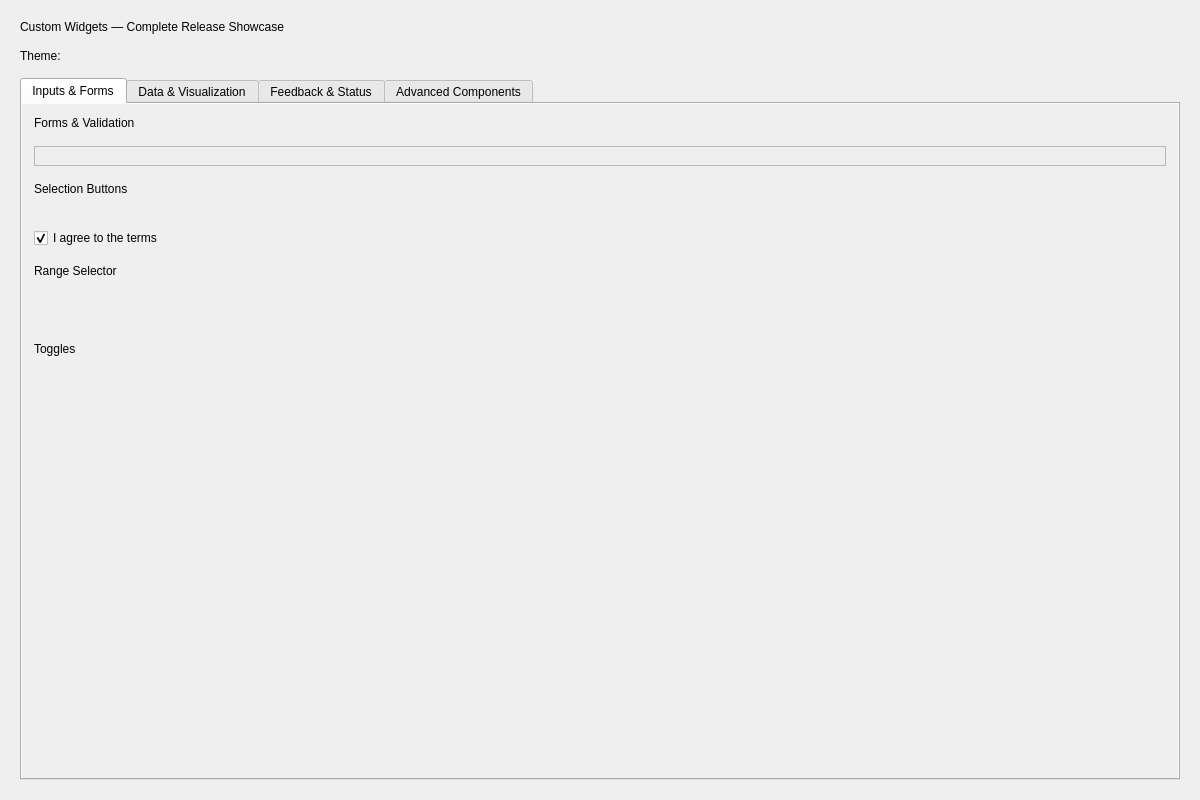
<?xml version="1.0" encoding="UTF-8"?>
<ui version="4.0">
 <class>MainWindow</class>
 <widget class="QMainWindow" name="MainWindow">
  <property name="geometry">
   <rect>
    <x>0</x>
    <y>0</y>
    <width>1200</width>
    <height>800</height>
   </rect>
  </property>
  <property name="windowTitle">
   <string>Custom Widgets Showcase — Complete Library</string>
  </property>
  <widget class="QWidget" name="centralwidget">
   <layout class="QVBoxLayout" name="rootLayout">
    <property name="spacing">
     <number>12</number>
    </property>
    <property name="leftMargin">
     <number>20</number>
    </property>
    <property name="topMargin">
     <number>20</number>
    </property>
    <property name="rightMargin">
     <number>20</number>
    </property>
    <property name="bottomMargin">
     <number>20</number>
    </property>
    <item>
     <widget class="QLabel" name="headerTitle">
      <property name="text">
       <string>Custom Widgets — Complete Release Showcase</string>
      </property>
     </widget>
    </item>
    <item>
     <layout class="QHBoxLayout" name="themeBar">
      <property name="spacing">
       <number>10</number>
      </property>
      <item>
       <widget class="QLabel" name="themeLabel">
        <property name="text">
         <string>Theme:</string>
        </property>
       </widget>
      </item>
      <item>
       <widget class="QWidget" name="themeGroupHost" native="true">
        <layout class="QHBoxLayout" name="themeGroupHostLayout">
         <property name="leftMargin">
          <number>0</number>
         </property>
         <property name="topMargin">
          <number>0</number>
         </property>
         <property name="rightMargin">
          <number>0</number>
         </property>
         <property name="bottomMargin">
          <number>0</number>
         </property>
        </layout>
       </widget>
      </item>
      <item>
       <spacer name="themeSpacer">
        <property name="orientation">
         <enum>Qt::Horizontal</enum>
        </property>
        <property name="sizeHint" stdset="0">
         <size>
          <width>40</width>
          <height>20</height>
         </size>
        </property>
       </spacer>
      </item>
     </layout>
    </item>
    <item>
     <widget class="QTabWidget" name="tabs">
      <property name="currentIndex">
       <number>0</number>
      </property>
      <widget class="QWidget" name="inputsTab">
       <attribute name="title">
        <string>Inputs &amp;&amp; Forms</string>
       </attribute>
       <layout class="QVBoxLayout" name="inputsTabLayout">
        <property name="leftMargin">
         <number>0</number>
        </property>
        <property name="topMargin">
         <number>0</number>
        </property>
        <property name="rightMargin">
         <number>0</number>
        </property>
        <property name="bottomMargin">
         <number>0</number>
        </property>
        <item>
         <widget class="QScrollArea" name="inputsScroll">
          <property name="widgetResizable">
           <bool>true</bool>
          </property>
          <property name="frameShape">
           <enum>QFrame::NoFrame</enum>
          </property>
          <widget class="QWidget" name="inputsContent">
           <property name="geometry">
            <rect>
             <x>0</x>
             <y>0</y>
             <width>1100</width>
             <height>640</height>
            </rect>
           </property>
           <layout class="QVBoxLayout" name="inputsLayout">
            <property name="spacing">
             <number>16</number>
            </property>
            <property name="leftMargin">
             <number>12</number>
            </property>
            <property name="topMargin">
             <number>12</number>
            </property>
            <property name="rightMargin">
             <number>12</number>
            </property>
            <property name="bottomMargin">
             <number>12</number>
            </property>
            <item>
             <widget class="QLabel" name="formsSectionLabel">
              <property name="text">
               <string>Forms &amp; Validation</string>
              </property>
             </widget>
            </item>
            <item>
             <widget class="QFrame" name="formCard">
              <property name="frameShape">
               <enum>QFrame::StyledPanel</enum>
              </property>
              <layout class="QVBoxLayout" name="formCardLayout">
               <item>
                <widget class="QCustomForm" name="showcaseForm" native="true"/>
               </item>
              </layout>
             </widget>
            </item>
            <item>
             <widget class="QLabel" name="groupSectionLabel">
              <property name="text">
               <string>Selection Buttons</string>
              </property>
             </widget>
            </item>
            <item>
             <widget class="QWidget" name="prefGroupHost" native="true">
              <layout class="QHBoxLayout" name="prefGroupHostLayout">
               <property name="leftMargin">
                <number>0</number>
               </property>
               <property name="topMargin">
                <number>0</number>
               </property>
               <property name="rightMargin">
                <number>0</number>
               </property>
               <property name="bottomMargin">
                <number>0</number>
               </property>
              </layout>
             </widget>
            </item>
            <item>
             <widget class="QCustomCheckBox" name="agreeCheck">
              <property name="text">
               <string>I agree to the terms</string>
              </property>
              <property name="checked">
               <bool>true</bool>
              </property>
             </widget>
            </item>
            <item>
             <widget class="QLabel" name="rangeSectionLabel">
              <property name="text">
               <string>Range Selector</string>
              </property>
             </widget>
            </item>
            <item>
             <widget class="QCustomRangeSlider" name="rangeSlider" native="true">
              <property name="minimumSize">
               <size>
                <width>0</width>
                <height>32</height>
               </size>
              </property>
              <property name="minimum" stdset="0">
               <number>0</number>
              </property>
              <property name="maximum" stdset="0">
               <number>100</number>
              </property>
              <property name="lowerValue" stdset="0">
               <number>20</number>
              </property>
              <property name="upperValue" stdset="0">
               <number>80</number>
              </property>
             </widget>
            </item>
            <item>
             <widget class="QLabel" name="switchSectionLabel">
              <property name="text">
               <string>Toggles</string>
              </property>
             </widget>
            </item>
            <item alignment="Qt::AlignLeft">
             <widget class="QCustomSwitch" name="notifySwitch" native="true">
              <property name="checked" stdset="0">
               <bool>true</bool>
              </property>
             </widget>
            </item>
            <item>
             <spacer name="inputsSpacer">
              <property name="orientation">
               <enum>Qt::Vertical</enum>
              </property>
              <property name="sizeHint" stdset="0">
               <size>
                <width>20</width>
                <height>40</height>
               </size>
              </property>
             </spacer>
            </item>
           </layout>
          </widget>
         </widget>
        </item>
       </layout>
      </widget>
      <widget class="QWidget" name="dataTab">
       <attribute name="title">
        <string>Data &amp;&amp; Visualization</string>
       </attribute>
       <layout class="QVBoxLayout" name="dataTabLayout">
        <property name="leftMargin">
         <number>0</number>
        </property>
        <property name="topMargin">
         <number>0</number>
        </property>
        <property name="rightMargin">
         <number>0</number>
        </property>
        <property name="bottomMargin">
         <number>0</number>
        </property>
        <item>
         <widget class="QScrollArea" name="dataScroll">
          <property name="widgetResizable">
           <bool>true</bool>
          </property>
          <property name="frameShape">
           <enum>QFrame::NoFrame</enum>
          </property>
          <widget class="QWidget" name="dataContent">
           <property name="geometry">
            <rect>
             <x>0</x>
             <y>0</y>
             <width>1100</width>
             <height>640</height>
            </rect>
           </property>
           <layout class="QVBoxLayout" name="dataLayout">
            <property name="spacing">
             <number>16</number>
            </property>
            <property name="leftMargin">
             <number>12</number>
            </property>
            <property name="topMargin">
             <number>12</number>
            </property>
            <property name="rightMargin">
             <number>12</number>
            </property>
            <property name="bottomMargin">
             <number>12</number>
            </property>
            <item>
             <widget class="QLabel" name="kpiSectionLabel">
              <property name="text">
               <string>KPI Statistics</string>
              </property>
             </widget>
            </item>
            <item>
             <layout class="QHBoxLayout" name="kpiRow">
              <property name="spacing">
               <number>12</number>
              </property>
              <item>
               <widget class="QCustomStatCard" name="statRevenue" native="true">
                <property name="label" stdset="0">
                 <string>Revenue</string>
                </property>
                <property name="value" stdset="0">
                 <string>$12.5K</string>
                </property>
               </widget>
              </item>
              <item>
               <widget class="QCustomStatCard" name="statUsers" native="true">
                <property name="label" stdset="0">
                 <string>Users</string>
                </property>
                <property name="value" stdset="0">
                 <string>1,234</string>
                </property>
               </widget>
              </item>
              <item>
               <widget class="QCustomStatCard" name="statRetention" native="true">
                <property name="label" stdset="0">
                 <string>Retention</string>
                </property>
                <property name="value" stdset="0">
                 <string>92%</string>
                </property>
               </widget>
              </item>
             </layout>
            </item>
            <item>
             <widget class="QLabel" name="progressSectionLabel">
              <property name="text">
               <string>Progress Indicators</string>
              </property>
             </widget>
            </item>
            <item>
             <layout class="QHBoxLayout" name="progressRow">
              <property name="spacing">
               <number>20</number>
              </property>
              <item>
               <layout class="QVBoxLayout" name="cpuColumn">
                <item alignment="Qt::AlignHCenter">
                 <widget class="QCustomProgressRing" name="ringCpu" native="true">
                  <property name="minimumSize">
                   <size>
                    <width>96</width>
                    <height>96</height>
                   </size>
                  </property>
                 </widget>
                </item>
                <item alignment="Qt::AlignHCenter">
                 <widget class="QLabel" name="cpuLabel">
                  <property name="text">
                   <string>CPU</string>
                  </property>
                 </widget>
                </item>
               </layout>
              </item>
              <item>
               <layout class="QVBoxLayout" name="memoryColumn">
                <item alignment="Qt::AlignHCenter">
                 <widget class="QCustomProgressRing" name="ringMemory" native="true">
                  <property name="minimumSize">
                   <size>
                    <width>96</width>
                    <height>96</height>
                   </size>
                  </property>
                 </widget>
                </item>
                <item alignment="Qt::AlignHCenter">
                 <widget class="QLabel" name="memoryLabel">
                  <property name="text">
                   <string>Memory</string>
                  </property>
                 </widget>
                </item>
               </layout>
              </item>
              <item>
               <layout class="QVBoxLayout" name="diskColumn">
                <item alignment="Qt::AlignHCenter">
                 <widget class="QCustomProgressRing" name="ringDisk" native="true">
                  <property name="minimumSize">
                   <size>
                    <width>96</width>
                    <height>96</height>
                   </size>
                  </property>
                 </widget>
                </item>
                <item alignment="Qt::AlignHCenter">
                 <widget class="QLabel" name="diskLabel">
                  <property name="text">
                   <string>Disk</string>
                  </property>
                 </widget>
                </item>
               </layout>
              </item>
              <item>
               <spacer name="progressSpacer">
                <property name="orientation">
                 <enum>Qt::Horizontal</enum>
                </property>
                <property name="sizeHint" stdset="0">
                 <size>
                  <width>40</width>
                  <height>20</height>
                 </size>
                </property>
               </spacer>
              </item>
             </layout>
            </item>
            <item>
             <widget class="QLabel" name="ratingSectionLabel">
              <property name="text">
               <string>User Rating</string>
              </property>
             </widget>
            </item>
            <item alignment="Qt::AlignLeft">
             <widget class="QCustomRating" name="userRating" native="true">
              <property name="maximum" stdset="0">
               <number>5</number>
              </property>
              <property name="value" stdset="0">
               <number>4</number>
              </property>
             </widget>
            </item>
            <item>
             <widget class="QLabel" name="badgeSectionLabel">
              <property name="text">
               <string>Status Indicators</string>
              </property>
             </widget>
            </item>
            <item>
             <layout class="QHBoxLayout" name="badgeRow">
              <property name="spacing">
               <number>8</number>
              </property>
              <item>
               <widget class="QCustomBadge" name="badgeActive">
                <property name="text">
                 <string>Active</string>
                </property>
                <property name="variant" stdset="0">
                 <string>primary</string>
                </property>
               </widget>
              </item>
              <item>
               <widget class="QCustomBadge" name="badgeApproved">
                <property name="text">
                 <string>Approved</string>
                </property>
                <property name="variant" stdset="0">
                 <string>success</string>
                </property>
               </widget>
              </item>
              <item>
               <widget class="QCustomBadge" name="badgePending">
                <property name="text">
                 <string>Pending</string>
                </property>
                <property name="variant" stdset="0">
                 <string>warning</string>
                </property>
               </widget>
              </item>
              <item>
               <widget class="QCustomBadge" name="badgeFailed">
                <property name="text">
                 <string>Failed</string>
                </property>
                <property name="variant" stdset="0">
                 <string>destructive</string>
                </property>
               </widget>
              </item>
              <item>
               <spacer name="badgeSpacer">
                <property name="orientation">
                 <enum>Qt::Horizontal</enum>
                </property>
                <property name="sizeHint" stdset="0">
                 <size>
                  <width>40</width>
                  <height>20</height>
                 </size>
                </property>
               </spacer>
              </item>
             </layout>
            </item>
            <item>
             <spacer name="dataSpacer">
              <property name="orientation">
               <enum>Qt::Vertical</enum>
              </property>
              <property name="sizeHint" stdset="0">
               <size>
                <width>20</width>
                <height>40</height>
               </size>
              </property>
             </spacer>
            </item>
           </layout>
          </widget>
         </widget>
        </item>
       </layout>
      </widget>
      <widget class="QWidget" name="feedbackTab">
       <attribute name="title">
        <string>Feedback &amp;&amp; Status</string>
       </attribute>
       <layout class="QVBoxLayout" name="feedbackTabLayout">
        <property name="leftMargin">
         <number>0</number>
        </property>
        <property name="topMargin">
         <number>0</number>
        </property>
        <property name="rightMargin">
         <number>0</number>
        </property>
        <property name="bottomMargin">
         <number>0</number>
        </property>
        <item>
         <widget class="QScrollArea" name="feedbackScroll">
          <property name="widgetResizable">
           <bool>true</bool>
          </property>
          <property name="frameShape">
           <enum>QFrame::NoFrame</enum>
          </property>
          <widget class="QWidget" name="feedbackContent">
           <property name="geometry">
            <rect>
             <x>0</x>
             <y>0</y>
             <width>1100</width>
             <height>640</height>
            </rect>
           </property>
           <layout class="QVBoxLayout" name="feedbackLayout">
            <property name="spacing">
             <number>16</number>
            </property>
            <property name="leftMargin">
             <number>12</number>
            </property>
            <property name="topMargin">
             <number>12</number>
            </property>
            <property name="rightMargin">
             <number>12</number>
            </property>
            <property name="bottomMargin">
             <number>12</number>
            </property>
            <item>
             <widget class="QLabel" name="alertsSectionLabel">
              <property name="text">
               <string>Alert Messages</string>
              </property>
             </widget>
            </item>
            <item>
             <widget class="QCustomAlert" name="alertInfo" native="true">
              <property name="title" stdset="0">
               <string>Information</string>
              </property>
              <property name="text" stdset="0">
               <string>This is an informational alert.</string>
              </property>
              <property name="variant" stdset="0">
               <string>info</string>
              </property>
             </widget>
            </item>
            <item>
             <widget class="QCustomAlert" name="alertSuccess" native="true">
              <property name="title" stdset="0">
               <string>Success</string>
              </property>
              <property name="text" stdset="0">
               <string>Operation completed successfully.</string>
              </property>
              <property name="variant" stdset="0">
               <string>success</string>
              </property>
             </widget>
            </item>
            <item>
             <widget class="QCustomAlert" name="alertWarning" native="true">
              <property name="title" stdset="0">
               <string>Warning</string>
              </property>
              <property name="text" stdset="0">
               <string>Please review this warning carefully.</string>
              </property>
              <property name="variant" stdset="0">
               <string>warning</string>
              </property>
             </widget>
            </item>
            <item>
             <widget class="QCustomAlert" name="alertError" native="true">
              <property name="title" stdset="0">
               <string>Error</string>
              </property>
              <property name="text" stdset="0">
               <string>An error has occurred.</string>
              </property>
              <property name="variant" stdset="0">
               <string>destructive</string>
              </property>
             </widget>
            </item>
            <item>
             <widget class="QLabel" name="toastSectionLabel">
              <property name="text">
               <string>Notifications (Toast)</string>
              </property>
             </widget>
            </item>
            <item>
             <layout class="QHBoxLayout" name="toastRow">
              <property name="spacing">
               <number>10</number>
              </property>
              <item>
               <widget class="QCustomQPushButton" name="toastInfoBtn">
                <property name="text">
                 <string>Info</string>
                </property>
                <property name="variant" stdset="0">
                 <string>outline</string>
                </property>
                <property name="sizeVariant" stdset="0">
                 <string>md</string>
                </property>
               </widget>
              </item>
              <item>
               <widget class="QCustomQPushButton" name="toastSuccessBtn">
                <property name="text">
                 <string>Success</string>
                </property>
                <property name="variant" stdset="0">
                 <string>outline</string>
                </property>
                <property name="sizeVariant" stdset="0">
                 <string>md</string>
                </property>
               </widget>
              </item>
              <item>
               <widget class="QCustomQPushButton" name="toastWarningBtn">
                <property name="text">
                 <string>Warning</string>
                </property>
                <property name="variant" stdset="0">
                 <string>outline</string>
                </property>
                <property name="sizeVariant" stdset="0">
                 <string>md</string>
                </property>
               </widget>
              </item>
              <item>
               <widget class="QCustomQPushButton" name="toastErrorBtn">
                <property name="text">
                 <string>Error</string>
                </property>
                <property name="variant" stdset="0">
                 <string>outline</string>
                </property>
                <property name="sizeVariant" stdset="0">
                 <string>md</string>
                </property>
               </widget>
              </item>
              <item>
               <spacer name="toastSpacer">
                <property name="orientation">
                 <enum>Qt::Horizontal</enum>
                </property>
                <property name="sizeHint" stdset="0">
                 <size>
                  <width>40</width>
                  <height>20</height>
                 </size>
                </property>
               </spacer>
              </item>
             </layout>
            </item>
            <item>
             <spacer name="feedbackSpacer">
              <property name="orientation">
               <enum>Qt::Vertical</enum>
              </property>
              <property name="sizeHint" stdset="0">
               <size>
                <width>20</width>
                <height>40</height>
               </size>
              </property>
             </spacer>
            </item>
           </layout>
          </widget>
         </widget>
        </item>
       </layout>
      </widget>
      <widget class="QWidget" name="advancedTab">
       <attribute name="title">
        <string>Advanced Components</string>
       </attribute>
       <layout class="QVBoxLayout" name="advancedTabLayout">
        <property name="leftMargin">
         <number>0</number>
        </property>
        <property name="topMargin">
         <number>0</number>
        </property>
        <property name="rightMargin">
         <number>0</number>
        </property>
        <property name="bottomMargin">
         <number>0</number>
        </property>
        <item>
         <widget class="QScrollArea" name="advancedScroll">
          <property name="widgetResizable">
           <bool>true</bool>
          </property>
          <property name="frameShape">
           <enum>QFrame::NoFrame</enum>
          </property>
          <widget class="QWidget" name="advancedContent">
           <property name="geometry">
            <rect>
             <x>0</x>
             <y>0</y>
             <width>1100</width>
             <height>640</height>
            </rect>
           </property>
           <layout class="QVBoxLayout" name="advancedLayout">
            <property name="spacing">
             <number>16</number>
            </property>
            <property name="leftMargin">
             <number>12</number>
            </property>
            <property name="topMargin">
             <number>12</number>
            </property>
            <property name="rightMargin">
             <number>12</number>
            </property>
            <property name="bottomMargin">
             <number>12</number>
            </property>
            <item>
             <widget class="QLabel" name="cardSectionLabel">
              <property name="text">
               <string>Card Containers</string>
              </property>
             </widget>
            </item>
            <item>
             <widget class="QCustomCard" name="featureCard" native="true">
              <property name="title" stdset="0">
               <string>Feature Card</string>
              </property>
              <property name="subtitle" stdset="0">
               <string>Reusable content container</string>
              </property>
             </widget>
            </item>
            <item>
             <widget class="QWidget" name="cardContentHolder" native="true">
              <layout class="QVBoxLayout" name="cardContentLayout">
               <property name="leftMargin">
                <number>0</number>
               </property>
               <property name="topMargin">
                <number>0</number>
               </property>
               <property name="rightMargin">
                <number>0</number>
               </property>
               <property name="bottomMargin">
                <number>0</number>
               </property>
               <item>
                <widget class="QLabel" name="cardDescLabel">
                 <property name="text">
                  <string>This demonstrates the QCustomCard container with nested content.</string>
                 </property>
                 <property name="wordWrap">
                  <bool>true</bool>
                 </property>
                </widget>
               </item>
              </layout>
             </widget>
            </item>
            <item>
             <widget class="QLabel" name="accordionSectionLabel">
              <property name="text">
               <string>Collapsible Content</string>
              </property>
             </widget>
            </item>
            <item>
             <widget class="QCustomAccordion" name="accordion" native="true"/>
            </item>
            <item>
             <spacer name="advancedSpacer">
              <property name="orientation">
               <enum>Qt::Vertical</enum>
              </property>
              <property name="sizeHint" stdset="0">
               <size>
                <width>20</width>
                <height>40</height>
               </size>
              </property>
             </spacer>
            </item>
           </layout>
          </widget>
         </widget>
        </item>
       </layout>
      </widget>
     </widget>
    </item>
   </layout>
  </widget>
 </widget>
 <customwidgets>
  <customwidget>
   <class>QCustomForm</class>
   <extends>QWidget</extends>
   <header>Custom_Widgets.QCustomForm</header>
   <container>1</container>
  </customwidget>
  <customwidget>
   <class>QCustomCheckBox</class>
   <extends>QCheckBox</extends>
   <header>Custom_Widgets.QCustomCheckBox</header>
  </customwidget>
  <customwidget>
   <class>QCustomRangeSlider</class>
   <extends>QWidget</extends>
   <header>Custom_Widgets.QCustomRangeSlider</header>
  </customwidget>
  <customwidget>
   <class>QCustomSwitch</class>
   <extends>QWidget</extends>
   <header>Custom_Widgets.QCustomSwitch</header>
  </customwidget>
  <customwidget>
   <class>QCustomStatCard</class>
   <extends>QWidget</extends>
   <header>Custom_Widgets.QCustomStatCard</header>
  </customwidget>
  <customwidget>
   <class>QCustomProgressRing</class>
   <extends>QWidget</extends>
   <header>Custom_Widgets.QCustomProgressRing</header>
  </customwidget>
  <customwidget>
   <class>QCustomRating</class>
   <extends>QWidget</extends>
   <header>Custom_Widgets.QCustomRating</header>
  </customwidget>
  <customwidget>
   <class>QCustomBadge</class>
   <extends>QLabel</extends>
   <header>Custom_Widgets.QCustomBadge</header>
  </customwidget>
  <customwidget>
   <class>QCustomAlert</class>
   <extends>QWidget</extends>
   <header>Custom_Widgets.QCustomAlert</header>
  </customwidget>
  <customwidget>
   <class>QCustomQPushButton</class>
   <extends>QPushButton</extends>
   <header>Custom_Widgets.QCustomQPushButton</header>
  </customwidget>
  <customwidget>
   <class>QCustomCard</class>
   <extends>QWidget</extends>
   <header>Custom_Widgets.QCustomCard</header>
   <container>1</container>
  </customwidget>
  <customwidget>
   <class>QCustomAccordion</class>
   <extends>QWidget</extends>
   <header>Custom_Widgets.QCustomAccordion</header>
  </customwidget>
 </customwidgets>
 <resources/>
 <connections/>
</ui>
